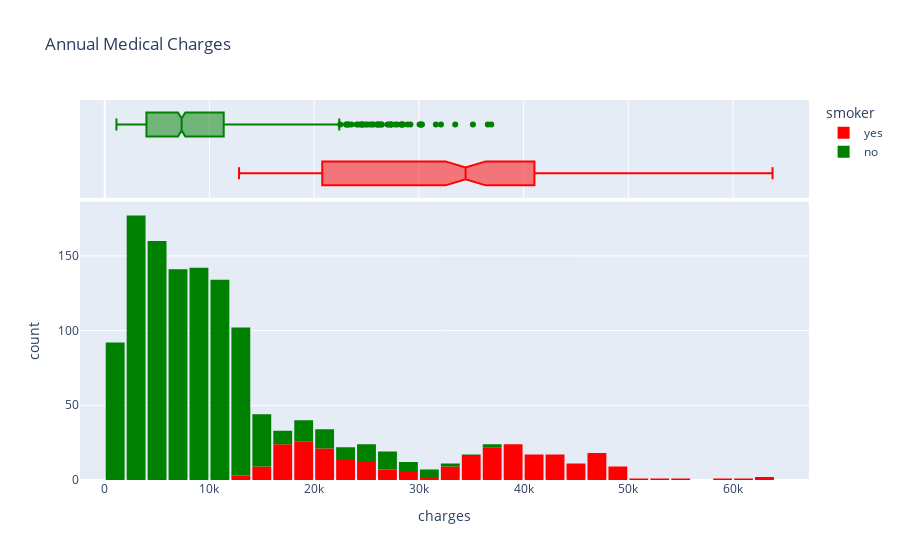

Notebook source saved alongside this figure:
### Markdown cell above
### **Charges**

The **"charges"** column represents the **annual medical expenses** incurred by customers.  
### Distribution of Charges

This is the **target variable** for our analysis.

We will visualize the **"charges"** column using a histogram to understand its distribution.  
Additionally, we will compare charges between **smokers** and **non-smokers** to observe the impact of smoking on medical expenses.

### Code cell
fig = px.histogram(medical_df, 
                    x='charges', 
                   marginal='box', 
                   color='smoker', 
                   color_discrete_sequence=['red', 'green'], 
                   title='Annual Medical Charges')
fig.update_layout(bargap=0.1)
fig.show()

### Figure 1 — Plotly figure (JSON) as saved in the notebook; plotly's stock layout.template omitted (floating-point values rounded to 4 significant figures; data arrays with more than 128 entries replaced by an {"elided": "..."} marker saying what was removed)
{"data": [{"bingroup": "x", "hovertemplate": "smoker=yes<br>charges=%{x}<br>count=%{y}<extra></extra>", "legendgroup": "yes", "marker": {"color": "red", "pattern": {"shape": ""}}, "name": "yes", "orientation": "v", "showlegend": true, "type": "histogram", "x": {"elided": "274 float values"}, "xaxis": "x", "yaxis": "y"}, {"hovertemplate": "smoker=yes<br>charges=%{x}<extra></extra>", "legendgroup": "yes", "marker": {"color": "red"}, "name": "yes", "notched": true, "showlegend": false, "type": "box", "x": {"elided": "274 float values"}, "xaxis": "x2", "yaxis": "y2"}, {"bingroup": "x", "hovertemplate": "smoker=no<br>charges=%{x}<br>count=%{y}<extra></extra>", "legendgroup": "no", "marker": {"color": "green", "pattern": {"shape": ""}}, "name": "no", "orientation": "v", "showlegend": true, "type": "histogram", "x": {"elided": "1064 float values"}, "xaxis": "x", "yaxis": "y"}, {"hovertemplate": "smoker=no<br>charges=%{x}<extra></extra>", "legendgroup": "no", "marker": {"color": "green"}, "name": "no", "notched": true, "showlegend": false, "type": "box", "x": {"elided": "1064 float values"}, "xaxis": "x2", "yaxis": "y2"}], "layout": {"bargap": 0.1, "barmode": "relative", "legend": {"title": {"text": "smoker"}, "tracegroupgap": 0}, "title": {"text": "Annual Medical Charges"}, "xaxis": {"anchor": "y", "domain": [0, 1], "title": {"text": "charges"}}, "xaxis2": {"anchor": "y2", "domain": [0, 1], "matches": "x", "showgrid": true, "showticklabels": false}, "yaxis": {"anchor": "x", "domain": [0, 0.7326], "title": {"text": "count"}}, "yaxis2": {"anchor": "x2", "domain": [0.7426, 1], "matches": "y2", "showgrid": false, "showline": false, "showticklabels": false, "ticks": ""}}}
